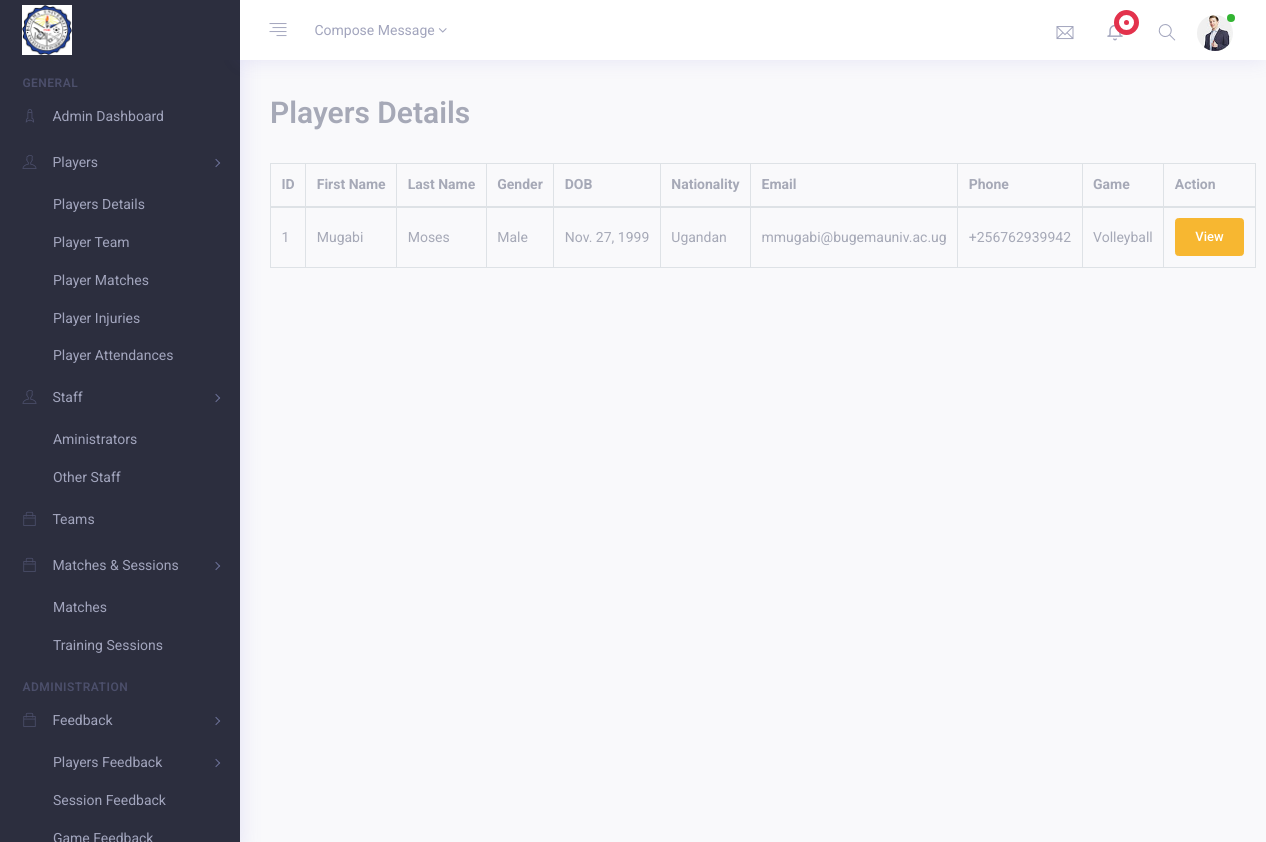
The app's page /players/, older data.
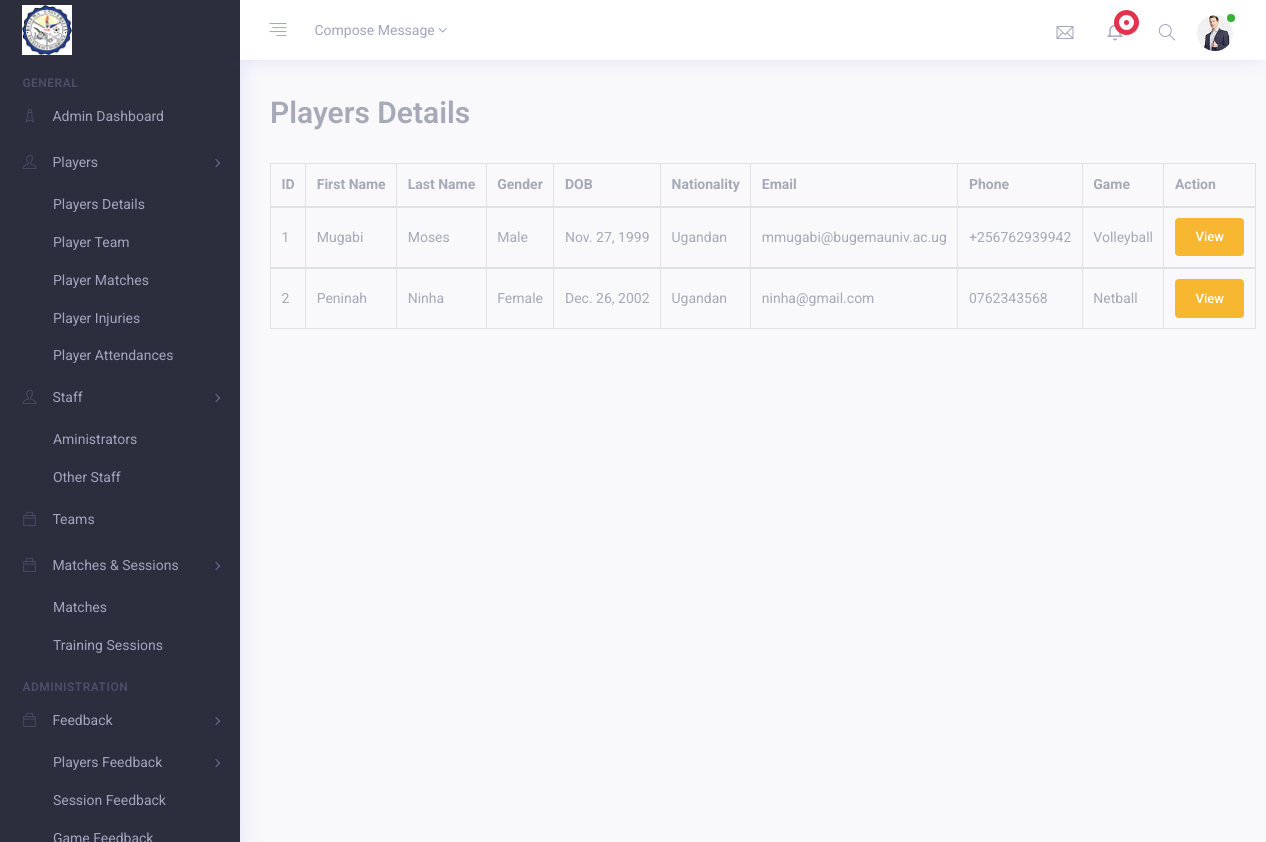
The same page, newer data.
### administrator/models.py (models this page shows)
class Player(models.Model):
    player_id = models.AutoField(primary_key=True)
    first_name = models.CharField(max_length=100)
    last_name = models.CharField(max_length=100)
    gender_choices = [
        ('Male', 'Male'),
        ('Female', 'Female'),
    ]
    gender = models.CharField(max_length=30, choices=gender_choices, default=None)
    dob = models.DateField()
    nationality = models.CharField(max_length=100)
    email = models.EmailField(max_length=100)
    phone_number = models.CharField(max_length=50)
    player_game_choices = [
        ('Volleyball', 'Volleyball'),
        ('Football', 'Football'),
        ('Basketball', 'Basketball'),
        ('Netball', 'Netball'),
    ]
    player_game = models.CharField(max_length=50, choices=player_game_choices, default='Volleyball')
    position = models.CharField(max_length=100)
    jersey_no = models.IntegerField()
    medical_condition = models.CharField(max_length=100)

### administrator/views.py (the view)
# urls.py: path('players/', views.players, name="players"),
def players(request):
    players = Player.objects.all()
    return render(request, "players.html", {'players': players})

### administrator/templates/players.html (shortened to what this page needs)
{% extends 'root.html' %}
{% load static %}
{% block content %}
{% load crispy_forms_tags %}
<div class="container-fluid">
    <div class="row">
        <div class="col-md-12 m-b-30">
            <form method="POST" action="">
                <div class="row">
                  <div class="col-10">
                    <h2 class="text-muted">Players Details</h2>
                  </div>
              </div><br />
                <div class="display_table">
                    <table class='table table-bordered'>
                      <thead>
                        <tr>
                          <th>ID</th>
                          <th>First Name</th>
                          <th>Last Name</th>
                          <th>Gender</th>
                          <th>DOB</th>
                          <th>Nationality</th>
                          <th>Email</th>
                          <th>Phone</th>
                          <th>Game</th>
                          <th>Action</th>
                        </tr>
                      </thead>
                      {% for player in players %}
                      <tbody>
                        <tr>
                          <td>{{ player.player_id }}</td>
                          <td>{{ player.first_name }}</td>
                          <td>{{ player.last_name }}</td>
                          <td>{{ player.gender }}</td>
                          <td>{{ player.dob }}</td>
                          <td>{{ player.nationality }}</td>
                          <td>{{ player.email }}</td>
                          <td>{{ player.phone_number }}</td>
                          <td>{{ player.player_game }}</td>
                          <td>
                              <a href="" class="btn btn-warning">View</a>
                          </td>
                        </tr>
                      </tbody>
                      {% endfor %}
                    </table>
            </form>
        </div>
    </div>
</div>
{% endblock content %}

Row changes from the older to the newer data that the page shows:
added Player: player_id "2", first_name "Peninah", last_name "Ninha", gender "Female", dob "Dec. 26, 2002", nationality "Ugandan", email "ninha@gmail.com", phone_number "0762343568", player_game "Netball"
